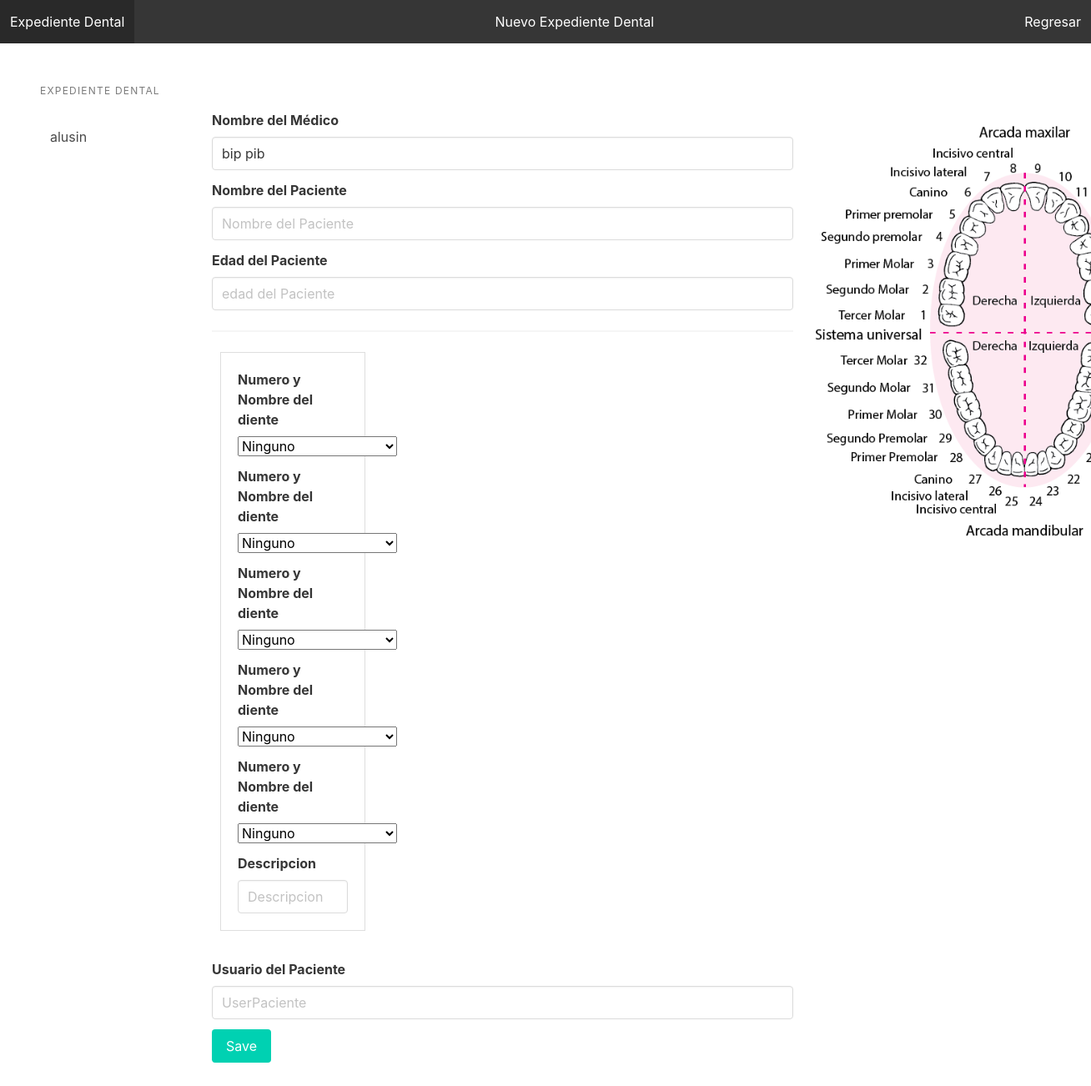
The page /expediented/ (signed in) on the database as committed earlier.
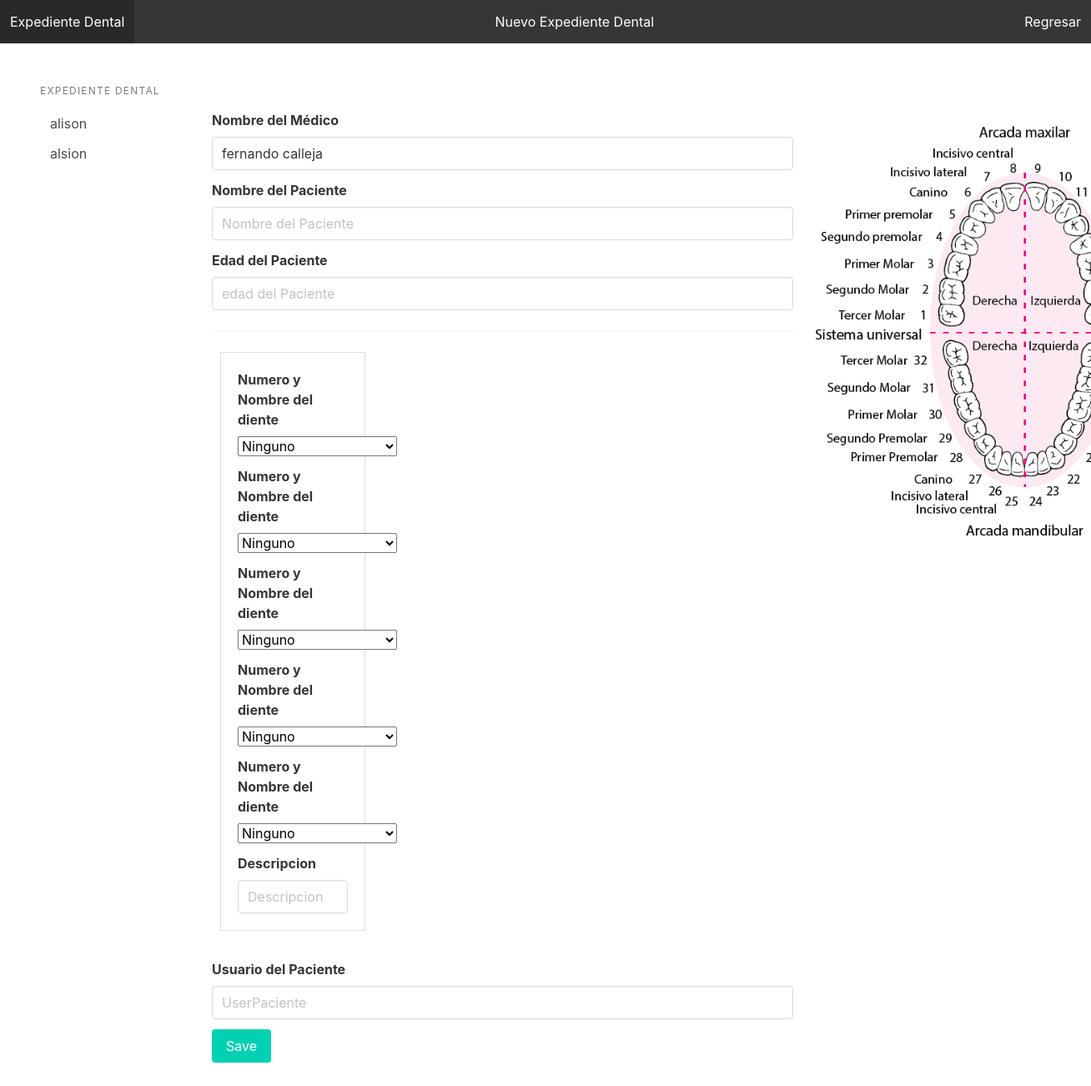
The same page on the database as committed later.
### account/models.py (models this page shows, shortened)
class ExpedienteD(models.Model):
    idEd = models.AutoField(primary_key=True)
    nombreD = models.CharField(max_length=255, verbose_name='Nombre del paciente')
    edadD = models.CharField(max_length=255, verbose_name='Edad del paciente')
    NDiente1 = models.CharField(max_length=255, verbose_name='Nombre del diente1')
    NDiente2 = models.CharField(max_length=255, verbose_name='Nombre del diente2')
    NDiente3 = models.CharField(max_length=255, verbose_name='Nombre del diente3')
    NDiente4 = models.CharField(max_length=255, verbose_name='Nombre del diente4')
    NDiente5 = models.CharField(max_length=255, verbose_name='Nombre del diente5')
    Descripcion= models.CharField(max_length=550, verbose_name="Descripcion")
    fechaD=models.DateTimeField(auto_now_add=True)
    fecha_actD=models.DateField(auto_now=True)
    idPg = models.ForeignKey(User, blank=True, on_delete=models.CASCADE, verbose_name='Usuario paciente', related_name='paciented')
    idDd = models.ForeignKey(User, blank=True, on_delete=models.CASCADE, verbose_name='Usuario doctor', related_name='doctord')
    class Meta:
        ordering=('nombreD',)

class User (AbstractUser):
    is_admin = models.BooleanField(default=False)
    is_patient = models.BooleanField(default=False)
    is_doctor = models.BooleanField(default=False)

class Profile(models.Model):
    user = models.OneToOneField(User, null=True, blank=True, on_delete=models.CASCADE)
    nombre = models.CharField(max_length=255, verbose_name='Nombre(s)')
    apellidos = models.CharField(max_length=255, verbose_name='Apellidos')
    telefonoc = models.CharField(max_length=255, verbose_name='Teléfono celular')
    telconsultorio = models.CharField(max_length=255, verbose_name='Telefono consultorio')
    lugart = models.CharField(max_length=255, verbose_name='Lugar de trabajo')
    direcciont = models.CharField(max_length=255, verbose_name='Direccion de trabajo')
    especialidad = models.CharField(max_length=255, verbose_name='Especilidad general')
    otras = models.CharField(max_length=255, verbose_name='Otras Especilidades')
    profile_title = models.ImageField(default="titulo.png", null=True, blank=True)
    profile_pic = models.ImageField(default="perfil.png", null=True, blank=True)

### account/views.py (the view, shortened to what this page needs)
# urls.py: path('expediented/', views.editord, name="expediented"),
def editord(request):
    expdid = 0
    try:
        expdid = int(request.GET.get('expdid'))
    except:
        pass
    expediented = ExpedienteD.objects.filter(idEd = expdid)
    idDd = User.objects.get(id = request.user.id)
    expedientesd = ExpedienteD.objects.filter(idDd_id = idDd)
    if expdid > 0:
        expediented = ExpedienteD.objects.get(pk=expdid)
    else:
        expediented = ''
    context = {
        'expdid': expdid,
        'expedientesd' : expedientesd,
        'expediented' : expediented,
    }
    return render(request, 'account/expediented.html', context)

### MedicDataProject/account/templates/account/expediented.html (shortened to what the changed rows need)
{% load static %}
<!DOCTYPE html>
<html>
    <head>
       <link rel="stylesheet" href="https://cdn.jsdelivr.net/npm/bulma@0.9.0/css/bulma.min.css">
    </head>
    <body>
        <section class="section">
            <div class="columns">
                <div class="column is-2">
                    <aside class="menu">
                        <ul class="menu-list">
                            {% for expd in expedientesd %}
                                <li>
                                    <a href="{% url 'expediented' %}?expdid={{ expd.idEd }}">{{ expd.nombreD }}</a>
                                </li>
                            {% endfor %}
                        </ul>
                    </aside>
                </div>
                <div class="column is-7">
                    <form method="post" action="{% url 'expediented' %}">
                        <div class="field">
                            <br>
                            <div class="control">
                                <input type="text" class="input" name="nombre" value="{{request.user.profile.nombre}} {{request.user.profile.apellidos}} ">
                            </div>
                        </div>
                    </form>
                </div>
            </div>
        </section>
    </body>
</html>

Rows that differ between the two databases and show on the page:
removed ExpedienteD: nombreD "alusin"
added ExpedienteD: nombreD "alison"
added ExpedienteD: nombreD "alsion"
changed User: nombre "bip pib" → "fernando calleja"
